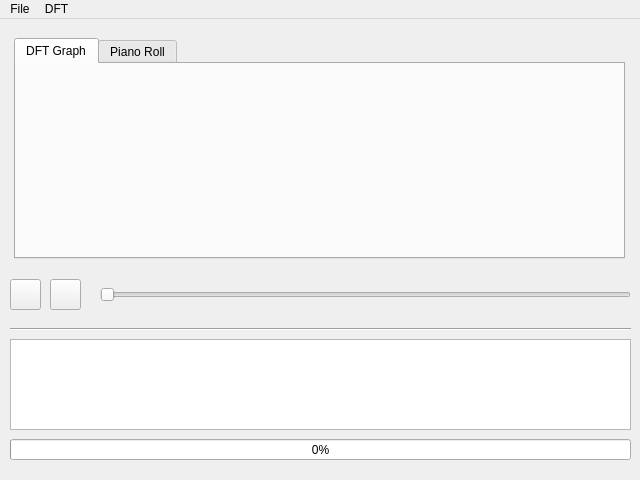
<?xml version="1.0" encoding="UTF-8"?>
<ui version="4.0">
 <class>main_window</class>
 <widget class="QMainWindow" name="main_window">
  <property name="geometry">
   <rect>
    <x>0</x>
    <y>0</y>
    <width>640</width>
    <height>480</height>
   </rect>
  </property>
  <property name="sizePolicy">
   <sizepolicy hsizetype="Fixed" vsizetype="Fixed">
    <horstretch>0</horstretch>
    <verstretch>0</verstretch>
   </sizepolicy>
  </property>
  <property name="minimumSize">
   <size>
    <width>640</width>
    <height>480</height>
   </size>
  </property>
  <property name="maximumSize">
   <size>
    <width>640</width>
    <height>480</height>
   </size>
  </property>
  <property name="windowTitle">
   <string>Fourier</string>
  </property>
  <widget class="QWidget" name="central_widget">
   <widget class="QProgressBar" name="progress_bar">
    <property name="geometry">
     <rect>
      <x>10</x>
      <y>420</y>
      <width>621</width>
      <height>21</height>
     </rect>
    </property>
    <property name="value">
     <number>0</number>
    </property>
    <property name="alignment">
     <set>Qt::AlignLeading|Qt::AlignLeft|Qt::AlignVCenter</set>
    </property>
    <property name="orientation">
     <enum>Qt::Horizontal</enum>
    </property>
    <property name="invertedAppearance">
     <bool>false</bool>
    </property>
    <property name="textDirection">
     <enum>QProgressBar::TopToBottom</enum>
    </property>
   </widget>
   <widget class="QPushButton" name="button_play">
    <property name="geometry">
     <rect>
      <x>10</x>
      <y>260</y>
      <width>31</width>
      <height>31</height>
     </rect>
    </property>
    <property name="text">
     <string/>
    </property>
   </widget>
   <widget class="QPushButton" name="button_stop">
    <property name="geometry">
     <rect>
      <x>50</x>
      <y>260</y>
      <width>31</width>
      <height>31</height>
     </rect>
    </property>
    <property name="text">
     <string/>
    </property>
   </widget>
   <widget class="QPlainTextEdit" name="plain_text_log">
    <property name="geometry">
     <rect>
      <x>10</x>
      <y>320</y>
      <width>621</width>
      <height>91</height>
     </rect>
    </property>
   </widget>
   <widget class="QSlider" name="slider">
    <property name="geometry">
     <rect>
      <x>100</x>
      <y>260</y>
      <width>531</width>
      <height>31</height>
     </rect>
    </property>
    <property name="orientation">
     <enum>Qt::Horizontal</enum>
    </property>
   </widget>
   <widget class="Line" name="horizontal_line">
    <property name="geometry">
     <rect>
      <x>10</x>
      <y>300</y>
      <width>621</width>
      <height>21</height>
     </rect>
    </property>
    <property name="orientation">
     <enum>Qt::Horizontal</enum>
    </property>
   </widget>
   <widget class="QTabWidget" name="tab_widget">
    <property name="geometry">
     <rect>
      <x>14</x>
      <y>19</y>
      <width>611</width>
      <height>221</height>
     </rect>
    </property>
    <property name="currentIndex">
     <number>0</number>
    </property>
    <widget class="QWidget" name="tab_dft">
     <attribute name="title">
      <string>DFT Graph</string>
     </attribute>
     <widget class="QFrame" name="frame">
      <property name="geometry">
       <rect>
        <x>10</x>
        <y>10</y>
        <width>591</width>
        <height>181</height>
       </rect>
      </property>
      <property name="frameShape">
       <enum>QFrame::NoFrame</enum>
      </property>
      <property name="frameShadow">
       <enum>QFrame::Plain</enum>
      </property>
     </widget>
    </widget>
    <widget class="QWidget" name="tab_piano">
     <attribute name="title">
      <string>Piano Roll</string>
     </attribute>
    </widget>
   </widget>
  </widget>
  <widget class="QMenuBar" name="menu_bar">
   <property name="geometry">
    <rect>
     <x>0</x>
     <y>0</y>
     <width>640</width>
     <height>18</height>
    </rect>
   </property>
   <widget class="QMenu" name="menu_file">
    <property name="title">
     <string>File</string>
    </property>
    <addaction name="action_open"/>
   </widget>
   <widget class="QMenu" name="menu_dft">
    <property name="title">
     <string>DFT</string>
    </property>
    <addaction name="action_settings"/>
    <addaction name="action_generate"/>
   </widget>
   <addaction name="menu_file"/>
   <addaction name="menu_dft"/>
  </widget>
  <widget class="QStatusBar" name="status_bar">
   <property name="sizeGripEnabled">
    <bool>false</bool>
   </property>
  </widget>
  <action name="action_open">
   <property name="text">
    <string>Open...</string>
   </property>
  </action>
  <action name="action_settings">
   <property name="text">
    <string>Settings...</string>
   </property>
  </action>
  <action name="action_generate">
   <property name="text">
    <string>Generate</string>
   </property>
  </action>
 </widget>
 <resources/>
 <connections/>
</ui>
